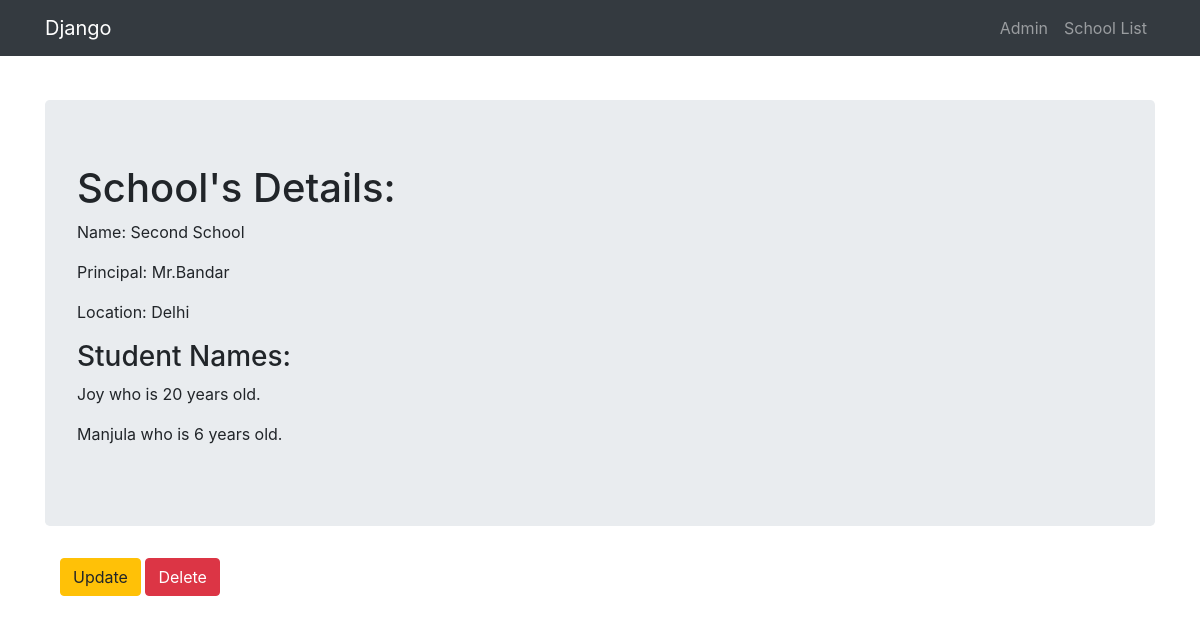
Page /app/2/ on the committed database.
### app/models.py (models this page shows, shortened)
class School(models.Model):
    name = models.CharField(max_length=256)
    principal = models.CharField(max_length=256)
    location = models.CharField(max_length=256)

class Student(models.Model):
    name = models.CharField(max_length=256)
    age = models.PositiveIntegerField()
    school = models.ForeignKey(School, related_name="students")

### app/views.py (the view)
# urls.py: url(r'^(?P<pk>\d+)/$',views.SchoolDetailView.as_view(), name="detail"),   #necessarily the guy should be pk
class SchoolDetailView(DetailView): #TO SHOW ALL THE DETAILS OF AN OBJECT OF A MODEL
    model = models.School
    context_object_name = "school_detail" #default is just school it just lowercases everything thats it!
    template_name = "app/school_detail.html"

### app/templates/app/school_detail.html (shortened to what this page needs)
{% extends 'app/app_base.html' %}
{% block body %}
  <div class="jumbotron">
    <h1>School's Details:</h1>
    <p>Name: {{ school_detail.name }}</p>
    <p>Principal: {{ school_detail.principal }}</p>
    <p>Location: {{ school_detail.location }}</p>
    <h3>Student Names:</h3>
    {% for student in school_detail.students.all %}
      <p>{{student.name}} who is {{student.age}} years old.</p>
    {% endfor %}
  </div>
  <div class="container">
    <p><a class="btn btn-warning" href="{% url 'app:update' pk=school_detail.pk %}">Update</a>
        <a class="btn btn-danger" href="{% url 'app:delete' pk=school_detail.pk %}">Delete</a>
    </p>
  </div>
{% endblock %}

### rows in the picture
School: name "Second School", principal "Mr.Bandar", location "Delhi"
Student: name "Joy", age "20"
Student: name "Manjula", age "6"
